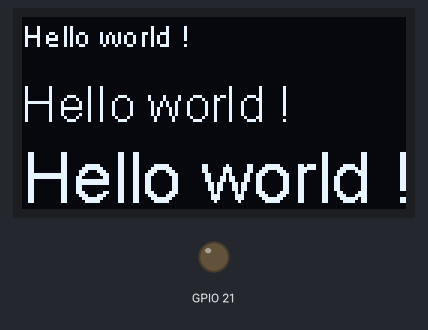
A sketch run on a simulated ESP8266 (NodeMCU). On the bench: 128×64 one-colour display, output pins drawn as LEDs (lit = HIGH).

Above: at 0.2 s.

The sketch:

hw.ino
```cpp
#include <Wire.h>
#include "HT_SSD1306Wire.h"

// Configuration de l'écran OLED
static SSD1306Wire display(0x3c, 500000, SDA_OLED, SCL_OLED, GEOMETRY_128_64, RST_OLED);

void setup()
{
  // Initialisation de la communication série (optionnel, mais utile pour le débogage)
  Serial.begin(115200);

  // Active l'alimentation du module Vext (spécifique à certaines cartes)
  pinMode(Vext, OUTPUT);
  digitalWrite(Vext, LOW);

  // Délai court pour stabilisation
  delay(100);

  // Initialise l'écran OLED
  display.init();

  // Prépare l'écran pour l'affichage
  display.clear();
}

void loop()
{
  // Efface l'écran avant de dessiner
  display.clear();

  // Définit l'alignement du texte à gauche
  display.setTextAlignment(TEXT_ALIGN_LEFT);

  // Premier Hello World en petite taille (10)
  display.setFont(ArialMT_Plain_10);
  display.drawString(0, 0, "Hello world !");

  // Deuxième Hello World en taille moyenne (16)
  display.setFont(ArialMT_Plain_16);
  display.drawString(0, 20, "Hello world !");

  // Troisième Hello World en grande taille (24)
  display.setFont(ArialMT_Plain_24);
  display.drawString(0, 40, "Hello world !");

  // Affiche le contenu sur l'écran
  display.display();

  // Attend 5 secondes avant de recommencer
  delay(5000);
}
```
